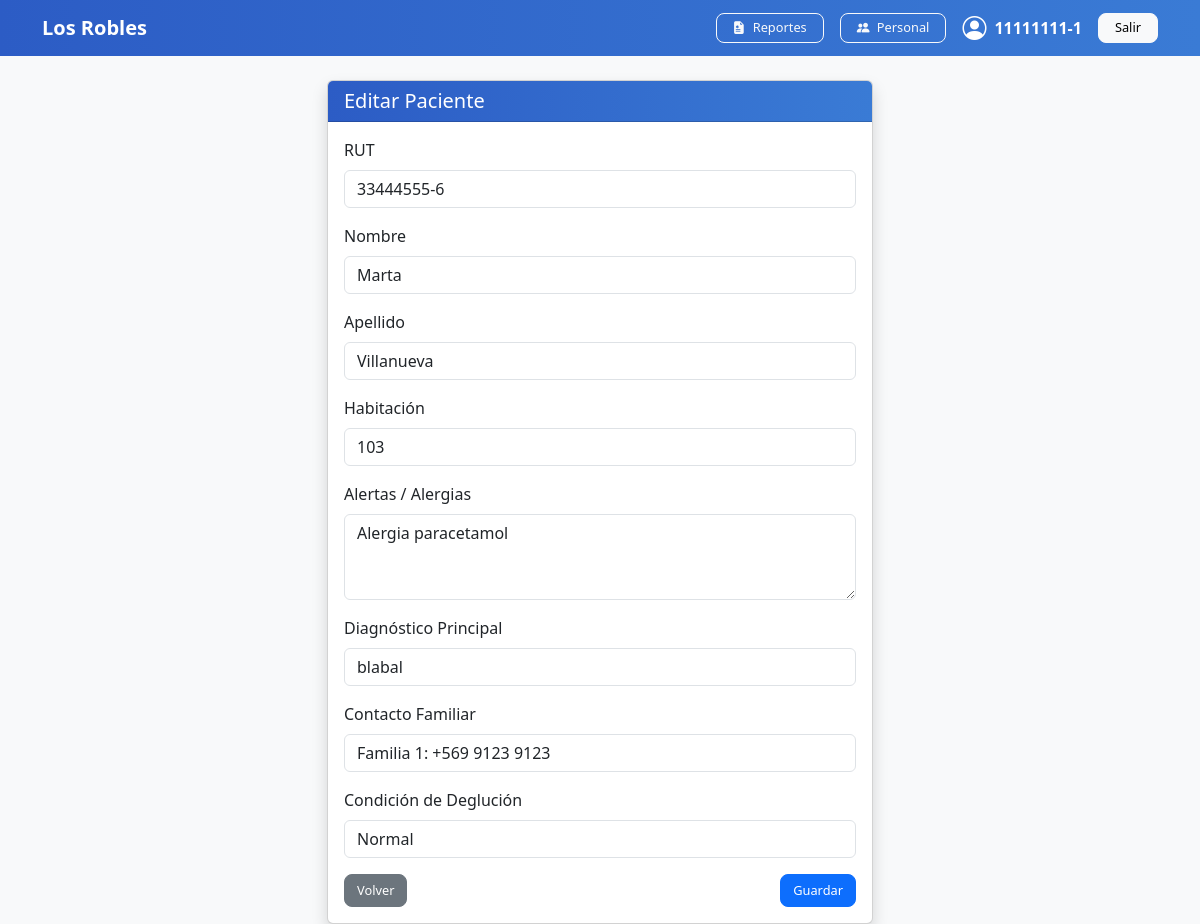
Page /residentes/editar/4/ (signed in) on the earlier database version.
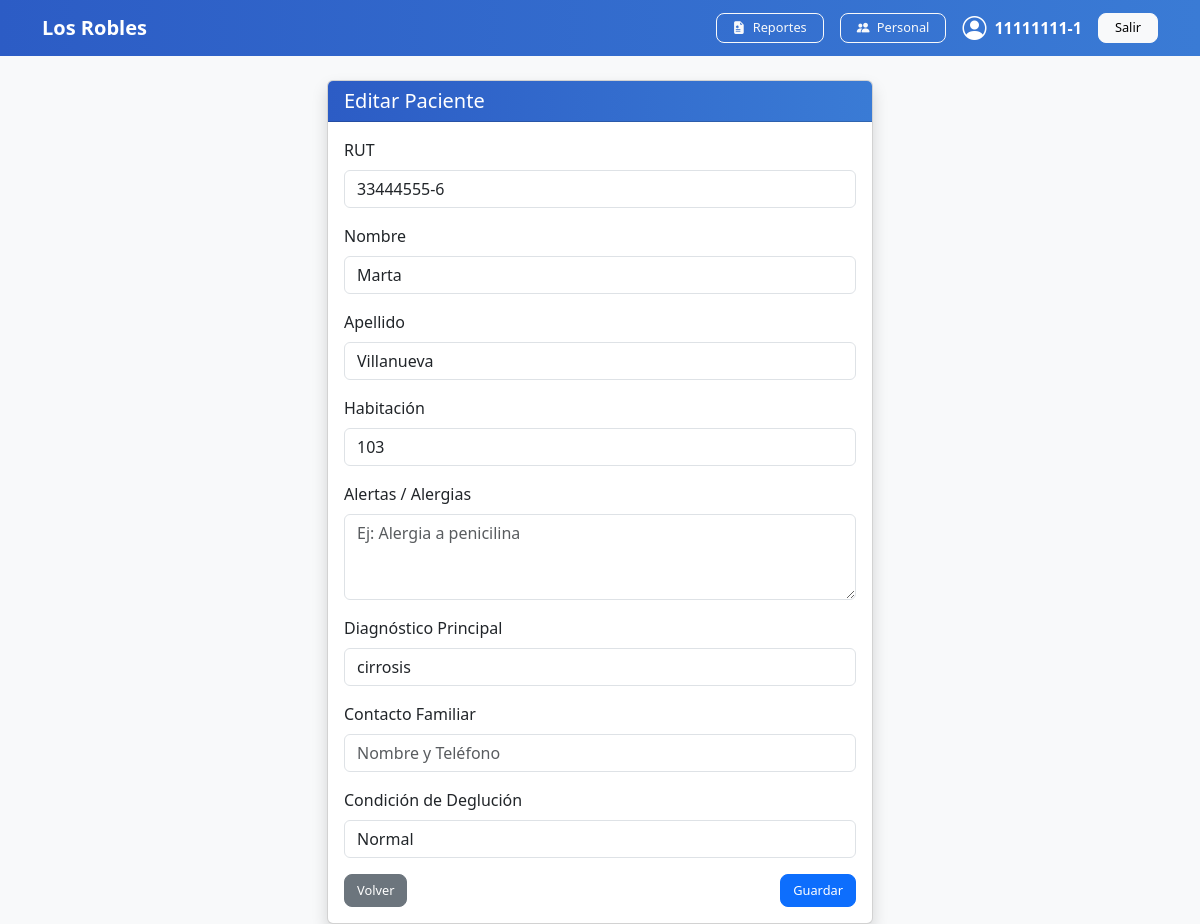
Same page on the later database version.
### gestion/models.py (models this page shows, shortened)
class Residente(models.Model):
    rut = models.CharField(max_length=12, unique=True)
    nombre = models.CharField(max_length=100)
    apellido = models.CharField(max_length=100)
    habitacion_numero = models.IntegerField()
    alertas_criticas = models.TextField(blank=True, help_text="Alergias o condiciones especiales")
    activo = models.BooleanField(default=True)
    diagnostico_principal = models.CharField(max_length=200, blank=True, default="No especificado")
    contacto_familiar = models.CharField(max_length=200, blank=True, help_text="Nombre y Teléfono")
    condicion_deglucion = models.CharField(max_length=200, blank=True, default="Normal", help_text="Ej: Normal, Molido, Sonda")

### gestion/views.py (the view)
# urls.py: path('residentes/editar/<int:id>/', views.editar_residente, name='editar_residente'),
@login_required(login_url='gestion:login')
def editar_residente(request, id):
    residente = get_object_or_404(Residente, id=id)
    form = ResidenteForm(request.POST or None, instance=residente)
    if request.method == 'POST':
        if form.is_valid():
            form.save()
            messages.success(request, "Paciente actualizado correctamente")
            return redirect('gestion:lista_residentes')
    return render(request, 'gestion/residente_form.html', {'form': form})

### gestion/templates/gestion/residente_form.html (shortened to what this page needs)
{% extends 'gestion/base.html' %}
{% block contenido %}
<div class="row justify-content-center">
    <div class="col-md-6">
        <div class="card shadow">
            <div class="card-header text-white" style="background: linear-gradient(90deg, #2c5cc5, #3a7bd5);">
                <h5 class="mb-0">
                    {% if form.instance.id %}
                        Editar Paciente
                    {% else %}
                        Nuevo Paciente
                    {% endif %}
                </h5>
            </div>
            <div class="card-body">
                <form method="POST">
                    <div class="mb-3">
                        <label class="form-label">RUT</label>
                        {{ form.rut }}
                    </div>
                    <div class="mb-3">
                        <label class="form-label">Nombre</label>
                        {{ form.nombre }}
                    </div>
                    <div class="mb-3">
                        <label class="form-label">Apellido</label>
                        {{ form.apellido }}
                    </div>
                    <div class="mb-3">
                        <label class="form-label">Habitación</label>
                        {{ form.habitacion_numero }}
                    </div>
                    <div class="mb-3">
                        <label class="form-label">Alertas / Alergias</label>
                        {{ form.alertas_criticas }}
                    </div>
                    <div class="mb-3">
                        <label class="form-label">Diagnóstico Principal</label>
                        {{ form.diagnostico_principal }}
                    </div>
                    <div class="mb-3">
                        <label class="form-label">Contacto Familiar</label>
                        {{ form.contacto_familiar }}
                    </div>
                    <div class="mb-3">
                        <label class="form-label">Condición de Deglución</label>
                        {{ form.condicion_deglucion }}
                    </div>
                    <div class="d-flex justify-content-between">
                        <a href="{% url 'gestion:lista_residentes' %}" class="btn btn-secondary">
                            Volver
                        </a>
                        <button type="submit" class="btn btn-primary">
                            Guardar
                        </button>
                    </div>
                </form>
            </div>
        </div>
    </div>
</div>
{% endblock %}

Differences in the rows shown:
changed Residente "Marta": alertas_criticas "Alergia paracetamol" → (not shown); diagnostico_principal "blabal" → "cirrosis"; contacto_familiar "Familia 1: +569 9123 9123" → (not shown)
